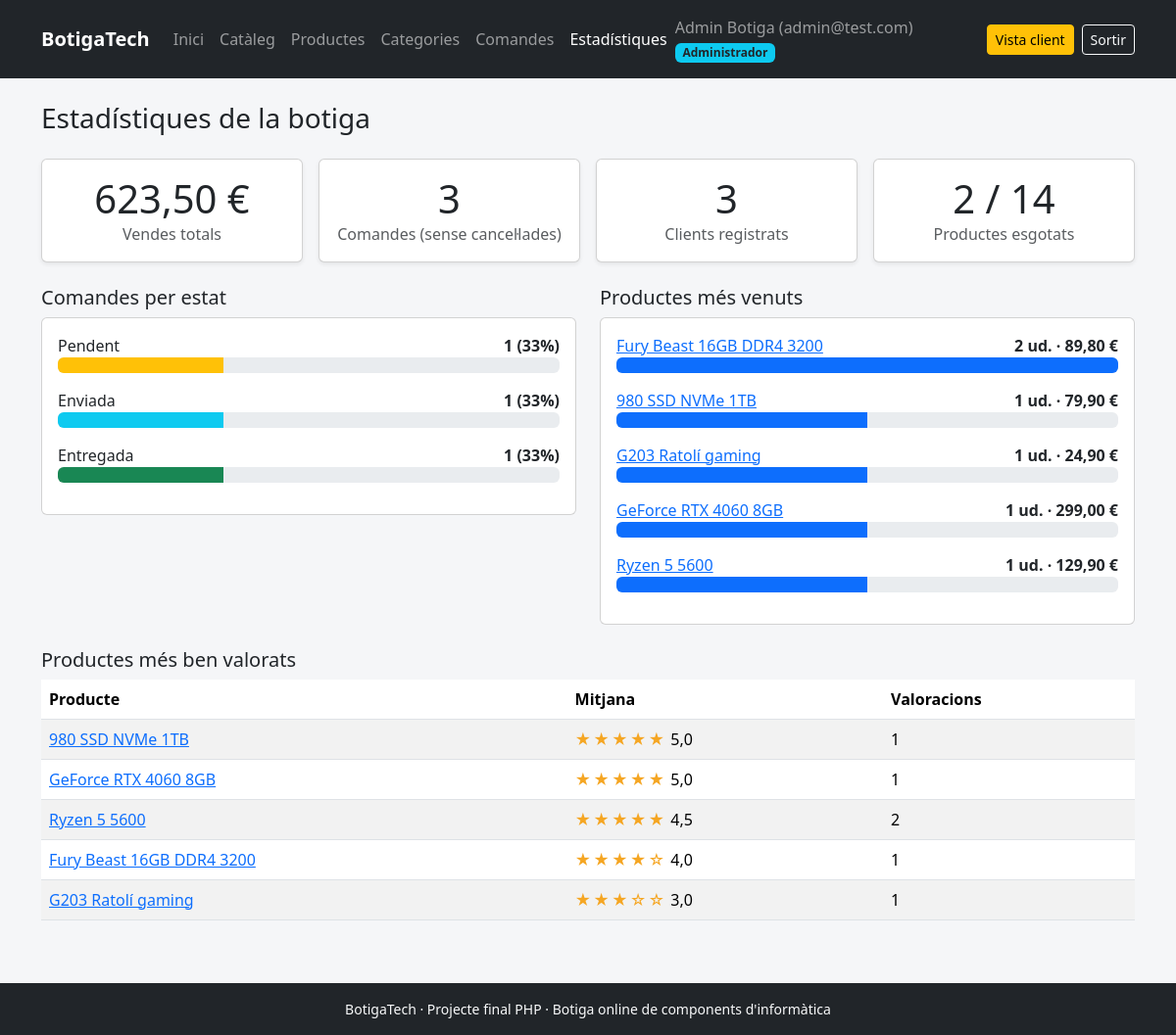
/admin_estadistiques.php (signed in), run on the app's committed database.
### tables this page shows
CREATE TABLE productes (
    id_producte  INT AUTO_INCREMENT PRIMARY KEY,
    id_categoria INT           NOT NULL,
    nom          VARCHAR(100)  NOT NULL,
    marca        VARCHAR(50)   NOT NULL,
    descripcio   TEXT,
    preu         DECIMAL(8,2)  NOT NULL,
    stock        INT           NOT NULL DEFAULT 0,
    imatge       VARCHAR(255)  DEFAULT NULL,
    data_alta    DATE          NOT NULL,
    FOREIGN KEY (id_categoria) REFERENCES categories(id_categoria)
        ON DELETE RESTRICT
);

### admin_estadistiques.php (the view, shortened to what this page needs)
<?php
require_once "conexio.php";
require_once "funcions.php";
$vendes   = consulta_una($connexio, "SELECT COALESCE(SUM(total), 0) AS total, COUNT(*) AS n FROM comandes WHERE estat <> 'cancelada'");
$clients  = consulta_una($connexio, "SELECT COUNT(*) AS n FROM usuaris WHERE rol = 'client'");
$productes = consulta_una($connexio, "SELECT COUNT(*) AS n FROM productes");
$esgotats = consulta_una($connexio, "SELECT COUNT(*) AS n FROM productes WHERE stock = 0");
$per_estat = consulta($connexio,
    "SELECT estat, COUNT(*) AS n FROM comandes GROUP BY estat
     ORDER BY FIELD(estat, 'pendent', 'enviada', 'entregada', 'cancelada')");
$total_comandes = 0;
foreach ($per_estat as $e) {
    $total_comandes += $e['n'];
}
$mes_venuts = consulta($connexio,
    "SELECT p.id_producte, p.nom, SUM(d.quantitat) AS unitats, SUM(d.quantitat * d.preu_unitari) AS import
     FROM detalls_comanda d
     JOIN comandes c ON c.id_comanda = d.id_comanda
     JOIN productes p ON p.id_producte = d.id_producte
     WHERE c.estat <> 'cancelada'
     GROUP BY p.id_producte, p.nom
     ORDER BY unitats DESC, p.nom ASC
     LIMIT 5");
$max_unitats = count($mes_venuts) > 0 ? $mes_venuts[0]['unitats'] : 1;
$mes_valorats = consulta($connexio,
    "SELECT p.id_producte, p.nom, AVG(v.puntuacio) AS mitjana, COUNT(*) AS num
     FROM valoracions v JOIN productes p ON p.id_producte = v.id_producte
     GROUP BY p.id_producte, p.nom
     ORDER BY mitjana DESC, num DESC, p.nom ASC
     LIMIT 5");
require "header.php";
?>
<h1 class="h3 mb-4">Estadístiques de la botiga</h1>
<div class="row g-3 mb-4">
    <div class="col-6 col-lg-3">
        <div class="card text-center shadow-sm h-100"><div class="card-body">
            <div class="display-6"><?= formata_preu($vendes['total']) ?></div>
            <div class="text-muted">Vendes totals</div>
        </div></div>
    </div>
    <div class="col-6 col-lg-3">
        <div class="card text-center shadow-sm h-100"><div class="card-body">
            <div class="display-6"><?= (int)$vendes['n'] ?></div>
            <div class="text-muted">Comandes (sense cancel·lades)</div>
        </div></div>
    </div>
    <div class="col-6 col-lg-3">
        <div class="card text-center shadow-sm h-100"><div class="card-body">
            <div class="display-6"><?= (int)$clients['n'] ?></div>
            <div class="text-muted">Clients registrats</div>
        </div></div>
    </div>
    <div class="col-6 col-lg-3">
        <div class="card text-center shadow-sm h-100"><div class="card-body">
            <div class="display-6"><?= (int)$esgotats['n'] ?> / <?= (int)$productes['n'] ?></div>
            <div class="text-muted">Productes esgotats</div>
        </div></div>
    </div>
</div>
<div class="row g-4">
    <div class="col-lg-6">
        <h2 class="h5">Comandes per estat</h2>
        <div class="card"><div class="card-body">
            <?php foreach ($per_estat as $e) {
                $percentatge = round($e['n'] * 100 / $total_comandes);
            ?>
                <div class="mb-3">
                    <div class="d-flex justify-content-between">
                        <span><?= escapa(text_estat($e['estat'])) ?></span>
                        <strong><?= (int)$e['n'] ?> (<?= $percentatge ?>%)</strong>
                    </div>
                    <div class="progress">
                        <div class="progress-bar bg-<?= classe_estat($e['estat']) ?>" style="width: <?= $percentatge ?>%"></div>
                    </div>
                </div>
            <?php } ?>
        </div></div>
    </div>
    <div class="col-lg-6">
        <h2 class="h5">Productes més venuts</h2>
        <div class="card"><div class="card-body">
            <?php foreach ($mes_venuts as $p) {
                $amplada = round($p['unitats'] * 100 / $max_unitats);
            ?>
                <div class="mb-3">
                    <div class="d-flex justify-content-between">
                        <a href="producte.php?id=<?= (int)$p['id_producte'] ?>"><?= escapa($p['nom']) ?></a>
                        <strong><?= (int)$p['unitats'] ?> ud. &middot; <?= formata_preu($p['import']) ?></strong>
                    </div>
                    <div class="progress">
                        <div class="progress-bar" style="width: <?= $amplada ?>%"></div>
                    </div>
                </div>
            <?php } ?>
        </div></div>
    </div>
    <div class="col-12">
        <h2 class="h5">Productes més ben valorats</h2>
        <?php if (count($mes_valorats) === 0) { ?>
            <p class="text-muted">Encara no hi ha valoracions.</p>
        <?php } else { ?>
            <div class="table-responsive">
                <table class="table table-striped bg-white align-middle">
                    <thead><tr><th>Producte</th><th>Mitjana</th><th>Valoracions</th></tr></thead>
                    <tbody>
                    <?php foreach ($mes_valorats as $p) { ?>
                        <tr>
                            <td><a href="producte.php?id=<?= (int)$p['id_producte'] ?>"><?= escapa($p['nom']) ?></a></td>
                            <td><span class="estrelles"><?= estrelles($p['mitjana']) ?></span> <?= number_format($p['mitjana'], 1, ',', '') ?></td>
                            <td><?= (int)$p['num'] ?></td>
                        </tr>
                    <?php } ?>
                    </tbody>
                </table>
            </div>
        <?php } ?>
    </div>
</div>
<?php require "footer.php"; ?>

### assets/css/style.css (style rules this page uses)
html, body { height: 100%; }
body { display: flex; flex-direction: column; background-color: #f5f6f8; }
.estrelles { color: #f5a623; letter-spacing: 2px; }

### data on the page
productes: nom "Fury Beast 16GB DDR4 3200", unitats "2", import "89,80 €", $amplada 100 (drawn), mitjana "★★★★☆", mitjana "4,0", num "1"
productes: nom "980 SSD NVMe 1TB", unitats "1", import "79,90 €", $amplada 50 (drawn), mitjana "★★★★★", mitjana "5,0", num "1"
productes: nom "G203 Ratolí gaming", unitats "1", import "24,90 €", $amplada 50 (drawn), mitjana "★★★☆☆", mitjana "3,0", num "1"
productes: nom "GeForce RTX 4060 8GB", unitats "1", import "299,00 €", $amplada 50 (drawn), mitjana "★★★★★", mitjana "5,0", num "1"
productes: nom "Ryzen 5 5600", unitats "1", import "129,90 €", $amplada 50 (drawn), mitjana "★★★★★", mitjana "4,5", num "2"

### other printed values
$text "Inici Catàleg Productes Categories Comandes Estadístiques"
escapa($_SESSION['nom'] . " " . $_SESSION['cognoms']) "Admin Botiga"
escapa($_SESSION['email']) "admin@test.com"
formata_preu($vendes['total']) "623,50 €"
$vendes['n'] "3"
$clients['n'] "3"
$esgotats['n'] "2"
$productes['n'] "14"
escapa(text_estat($e['estat'])) "Pendent"
$e['n'] "1"
$percentatge "33"
escapa(text_estat($e['estat'])) "Enviada"
escapa(text_estat($e['estat'])) "Entregada"
